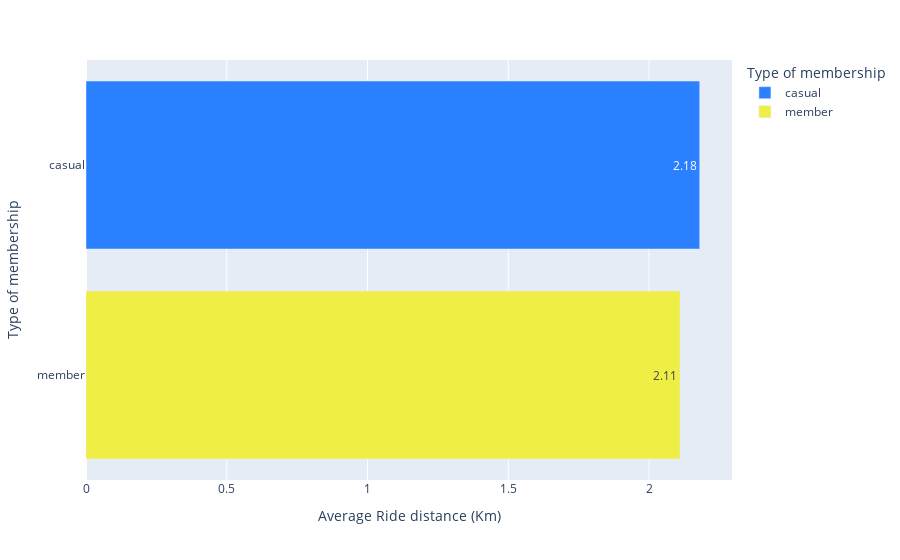

Here is the notebook cell this chart was saved with:
### Markdown cell above
This graph shows average time of individual trips. Casual riders take almost twice of the time compared to members.

### Code cell
# Average Ride distance in 2022
fig_4 = round(df1.groupby('member_casual', as_index=False).mean(),2)

px.bar(fig_4, y = 'member_casual', x = 'distance_km', 
        color = 'member_casual', 
        height = 300,36
        text = 'distance_km', 
        labels = {'distance_km': 'Average Ride distance (Km)', 'member_casual': 'Type of membership'},
        hover_name = 'member_casual', hover_data = {'member_casual': False}, 
        color_discrete_map = {'casual': '#2b80ff', 'member': '#eeee44'})

### Figure 1 — Plotly figure (JSON) as saved in the notebook; plotly's stock layout.template omitted (floating-point values rounded to 4 significant figures)
{"data": [{"alignmentgroup": "True", "hovertemplate": "<b>%{hovertext}</b><br><br>Average Ride distance (Km)=%{text}<extra></extra>", "hovertext": ["casual"], "legendgroup": "casual", "marker": {"color": "#2b80ff", "pattern": {"shape": ""}}, "name": "casual", "offsetgroup": "casual", "orientation": "h", "showlegend": true, "text": [2.18], "textposition": "auto", "type": "bar", "x": [2.18], "xaxis": "x", "y": ["casual"], "yaxis": "y"}, {"alignmentgroup": "True", "hovertemplate": "<b>%{hovertext}</b><br><br>Average Ride distance (Km)=%{text}<extra></extra>", "hovertext": ["member"], "legendgroup": "member", "marker": {"color": "#eeee44", "pattern": {"shape": ""}}, "name": "member", "offsetgroup": "member", "orientation": "h", "showlegend": true, "text": [2.11], "textposition": "auto", "type": "bar", "x": [2.11], "xaxis": "x", "y": ["member"], "yaxis": "y"}], "layout": {"autosize": true, "barmode": "relative", "legend": {"title": {"text": "Type of membership"}, "tracegroupgap": 0}, "margin": {"t": 60}, "xaxis": {"anchor": "y", "autorange": true, "domain": [0, 1], "range": [0, 2.295], "title": {"text": "Average Ride distance (Km)"}, "type": "linear"}, "yaxis": {"anchor": "x", "autorange": true, "categoryarray": ["member", "casual"], "categoryorder": "array", "domain": [0, 1], "range": [-0.5, 1.5], "title": {"text": "Type of membership"}, "type": "category"}}}
